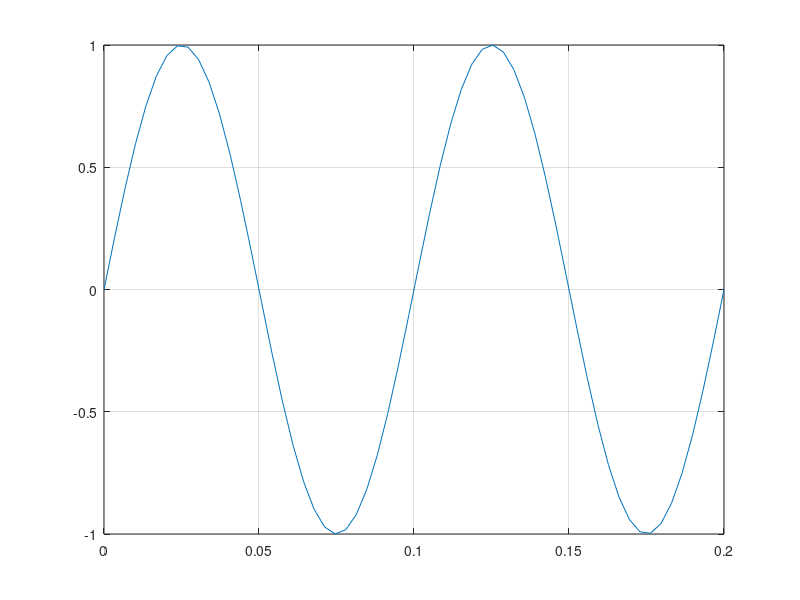
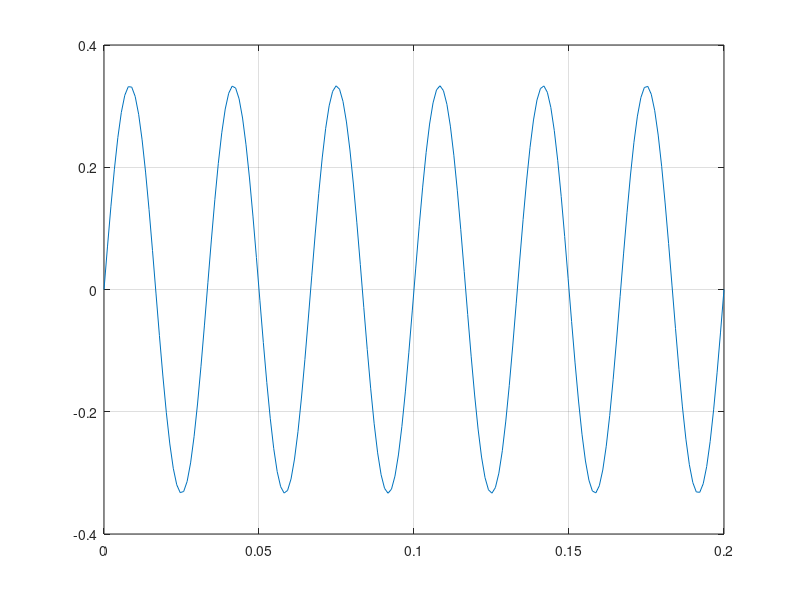

MATLAB code to generate these figures, in order: (Note: this script raises an error after producing the figures.)
clear all
close all
%% initial frequency

f = 10;
basic_freq = 6*f;
t = linspace(0, 2/f, basic_freq);
%% sin(2pi*f*t)

w1 = (1/1)*sin(2*pi*f*t); 
figure;
plot(t, w1); % figure 1
grid on;
%% 1/3*sin(2pi*3f*t)

basic_freq = 6*(3*f);
t = linspace(0, 2/f, basic_freq);
w2 = (1/3)*sin(2*pi*(3*f)*t); 
figure;
plot(t, w2); % figure 2
grid on;
%% keep merging

basic_freq = 6*(7*f);
t = linspace(0, 2/f, basic_freq);

for i=3:2:7 
    w = wGenerate(i, f, t); 
    figure;
    plot(t, w); % figure 3, 4, 5
    grid on; 
end
%% square wave

basic_freq = 6*(100*f);
t = linspace(0, 2/f, basic_freq)
w = wGenerate(7777, f, t); 
figure;
plot(t, w); % figure 6
grid on; 
